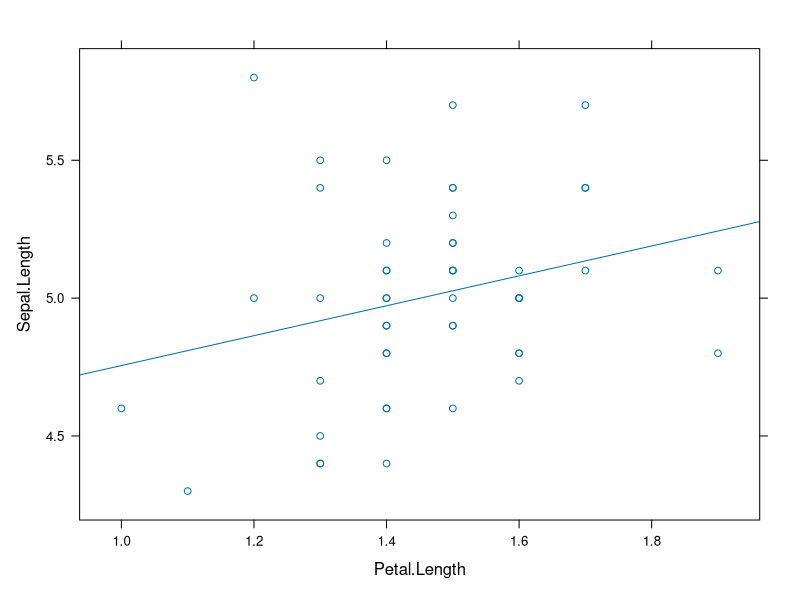
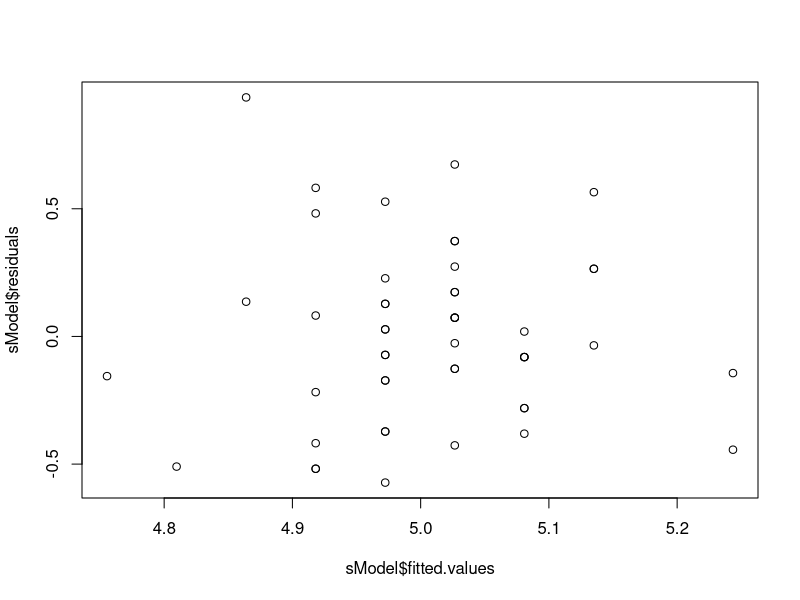
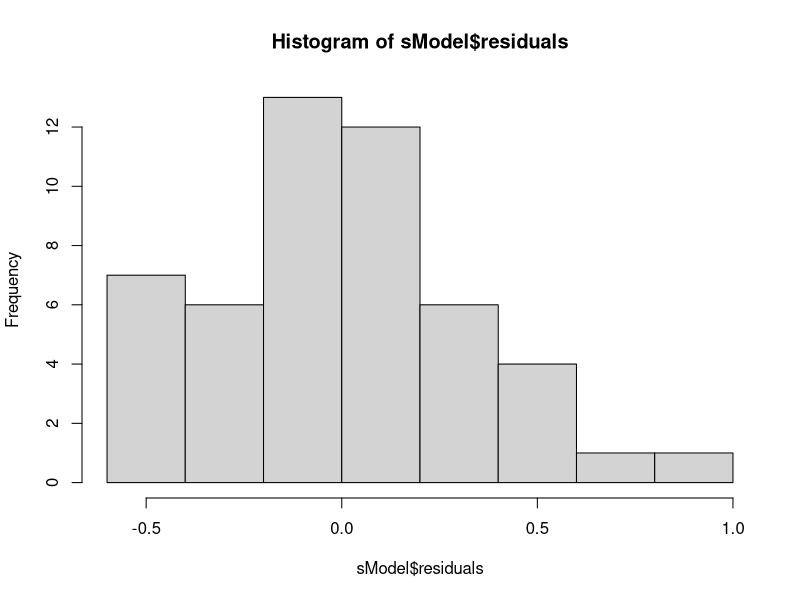
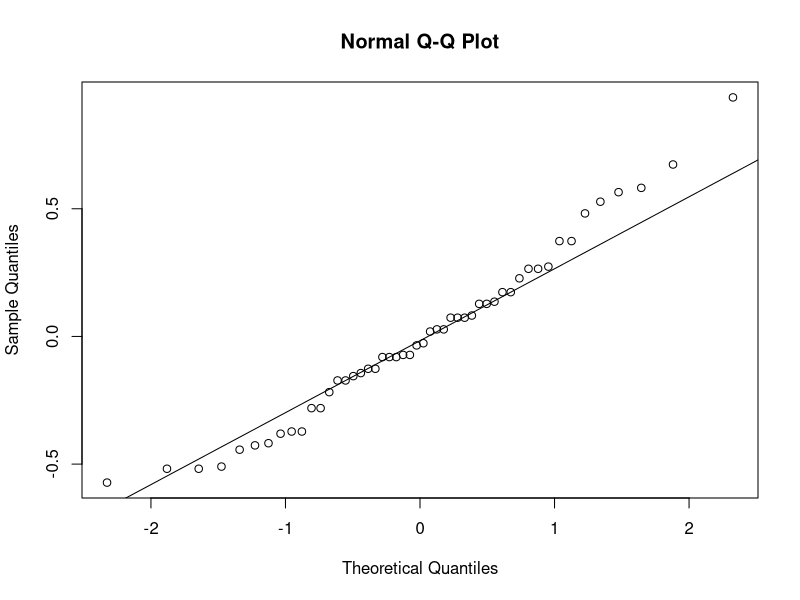

Here is the R script that generated these plots, in order:
######
# author: Jake Price
# date: 9/14
# Fit a Linear Model to the relationship between sepal length and petal length
# for the setosa species
# Plots:
# 	Sepal Length ~ Petal Length
# 	- Scatter w/ line of best fit
# 	- Residual plot vs model
# 	- Histogram of residuals
# 	- QQ plot
#######


#load and attach setosa dataset 
setosa = subset(iris, Species == "setosa")
attach(setosa)

#display initial data, show line of best fit through scatter plot
lattice::xyplot(Sepal.Length ~ Petal.Length, type = c("p","r"))

#fit a model, view summary
sModel = lm(Sepal.Length~Petal.Length)
summary(sModel)

#scatter the residuals against the fitted values
plot(sModel$fitted.values,sModel$residuals)
# No observable pattern here, other than that the data is centered around a fitted value of 5.0

#view the residuals
hist(sModel$residuals)
# Residuals are skew right, suggesting a bad fit

#make a QQ plot
qqnorm(sModel$residuals)
qqline(sModel$residuals)
#Show a line too, we see a divergence from the line 
# suggesting a bad fit.


